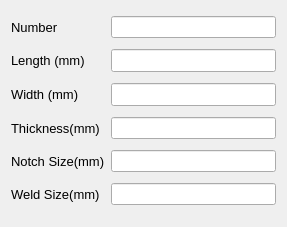
<?xml version="1.0" encoding="UTF-8"?>
<ui version="4.0">
 <class>Plate_Bottom</class>
 <widget class="QDialog" name="Plate_Bottom">
  <property name="geometry">
   <rect>
    <x>0</x>
    <y>0</y>
    <width>287</width>
    <height>227</height>
   </rect>
  </property>
  <property name="windowTitle">
   <string>Bottom Continuity Plate</string>
  </property>
  <layout class="QGridLayout" name="gridLayout">
   <item row="1" column="0">
    <widget class="QLabel" name="plateHeight">
     <property name="font">
      <font>
       <pointsize>10</pointsize>
       <weight>50</weight>
       <bold>false</bold>
      </font>
     </property>
     <property name="text">
      <string>Length (mm)</string>
     </property>
    </widget>
   </item>
   <item row="4" column="1">
    <widget class="QLineEdit" name="txt_plateThickness"/>
   </item>
   <item row="0" column="0">
    <widget class="QLabel" name="label">
     <property name="font">
      <font>
       <pointsize>10</pointsize>
      </font>
     </property>
     <property name="text">
      <string>Number</string>
     </property>
    </widget>
   </item>
   <item row="2" column="1">
    <widget class="QLineEdit" name="txt_plateWidth">
     <property name="font">
      <font>
       <pointsize>10</pointsize>
       <weight>50</weight>
       <bold>false</bold>
      </font>
     </property>
     <property name="readOnly">
      <bool>true</bool>
     </property>
    </widget>
   </item>
   <item row="1" column="1">
    <widget class="QLineEdit" name="txt_plateLength">
     <property name="font">
      <font>
       <pointsize>10</pointsize>
       <weight>50</weight>
       <bold>false</bold>
      </font>
     </property>
     <property name="readOnly">
      <bool>true</bool>
     </property>
    </widget>
   </item>
   <item row="2" column="0">
    <widget class="QLabel" name="label_2">
     <property name="font">
      <font>
       <pointsize>10</pointsize>
       <weight>50</weight>
       <bold>false</bold>
      </font>
     </property>
     <property name="text">
      <string>Width (mm)</string>
     </property>
    </widget>
   </item>
   <item row="4" column="0">
    <widget class="QLabel" name="label_4">
     <property name="font">
      <font>
       <pointsize>10</pointsize>
      </font>
     </property>
     <property name="text">
      <string>Thickness(mm)</string>
     </property>
    </widget>
   </item>
   <item row="0" column="1">
    <widget class="QLineEdit" name="txt_plateno"/>
   </item>
   <item row="6" column="0">
    <widget class="QLabel" name="label_5">
     <property name="font">
      <font>
       <pointsize>10</pointsize>
      </font>
     </property>
     <property name="text">
      <string>Weld Size(mm)</string>
     </property>
    </widget>
   </item>
   <item row="6" column="1">
    <widget class="QLineEdit" name="txt_WeldSize"/>
   </item>
   <item row="5" column="1">
    <widget class="QLineEdit" name="txt_NotchSize"/>
   </item>
   <item row="5" column="0">
    <widget class="QLabel" name="label_6">
     <property name="font">
      <font>
       <pointsize>10</pointsize>
      </font>
     </property>
     <property name="text">
      <string>Notch Size(mm)</string>
     </property>
    </widget>
   </item>
  </layout>
 </widget>
 <resources/>
 <connections/>
</ui>
